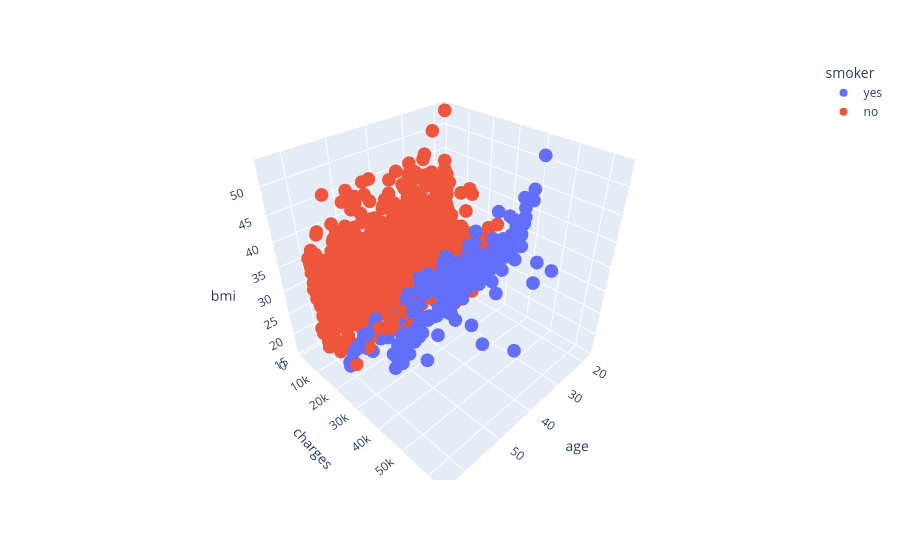

Here is the notebook cell this chart was saved with:
### Code cell
fig = px.scatter_3d(df, x="age", y="charges", z="bmi", color="smoker")
fig.show()

### Figure 1 — Plotly figure (JSON) as saved in the notebook; plotly's stock layout.template omitted (floating-point values rounded to 4 significant figures; data arrays with more than 128 entries replaced by an {"elided": "..."} marker saying what was removed)
{"data": [{"hovertemplate": "smoker=yes<br>age=%{x}<br>charges=%{y}<br>bmi=%{z}<extra></extra>", "legendgroup": "yes", "marker": {"color": "#636efa", "symbol": "circle"}, "mode": "markers", "name": "yes", "scene": "scene", "showlegend": true, "type": "scatter3d", "x": {"elided": "274 int values"}, "y": {"elided": "274 float values"}, "z": {"elided": "274 float values"}}, {"hovertemplate": "smoker=no<br>age=%{x}<br>charges=%{y}<br>bmi=%{z}<extra></extra>", "legendgroup": "no", "marker": {"color": "#EF553B", "symbol": "circle"}, "mode": "markers", "name": "no", "scene": "scene", "showlegend": true, "type": "scatter3d", "x": {"elided": "1064 int values"}, "y": {"elided": "1064 float values"}, "z": {"elided": "1064 float values"}}], "layout": {"autosize": true, "legend": {"title": {"text": "smoker"}, "tracegroupgap": 0}, "margin": {"t": 60}, "scene": {"aspectmode": "auto", "aspectratio": {"x": 1, "y": 1, "z": 1}, "camera": {"center": {"x": 0, "y": 0, "z": 0}, "eye": {"x": 1.25, "y": 1.25, "z": 1.25}, "projection": {"type": "perspective"}, "up": {"x": 0, "y": 0, "z": 1}}, "domain": {"x": [0, 1], "y": [0, 1]}, "xaxis": {"title": {"text": "age"}, "type": "linear"}, "yaxis": {"title": {"text": "charges"}, "type": "linear"}, "zaxis": {"title": {"text": "bmi"}, "type": "linear"}}}}
